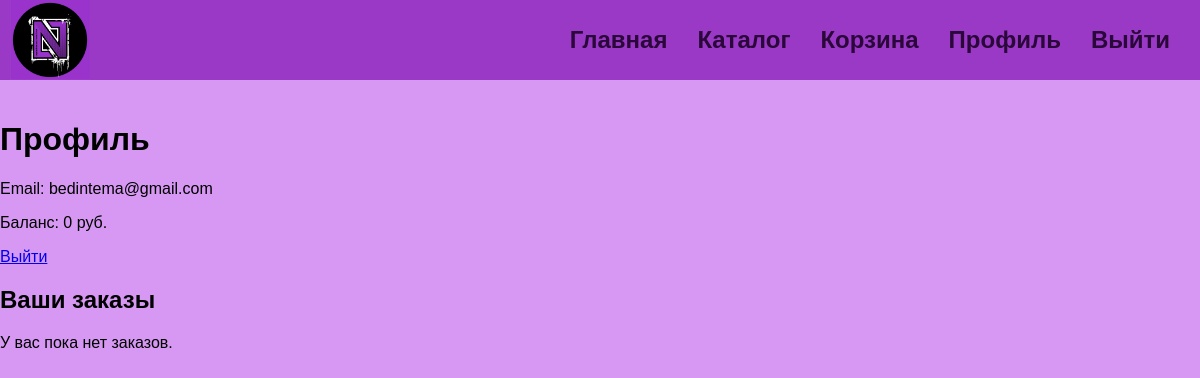
The page /profile (signed in) on the database as committed earlier.
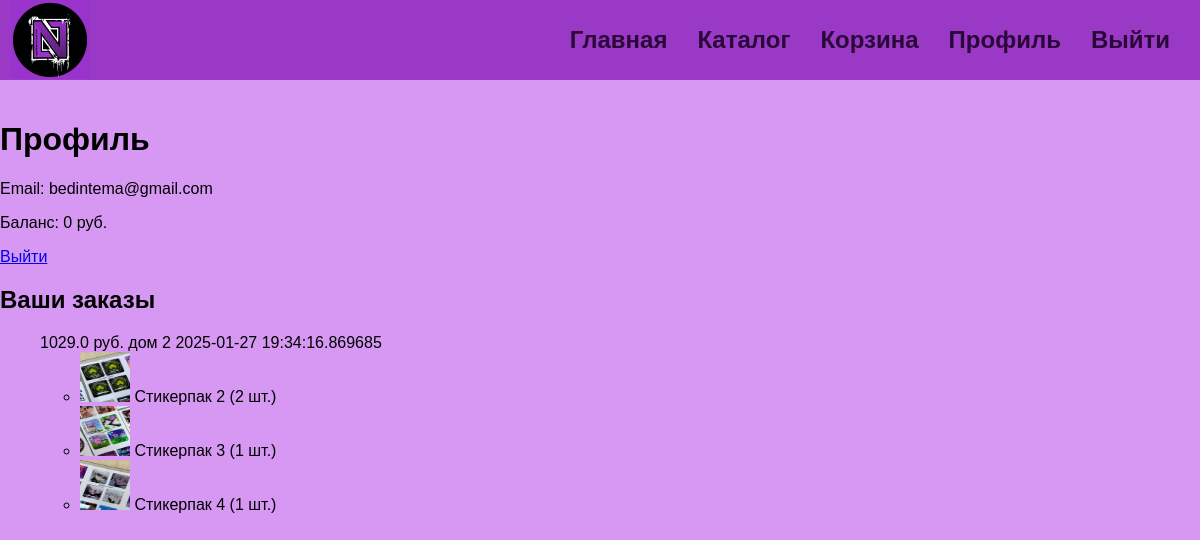
The same page on the database as committed later.
### app/models.py (models this page shows, shortened)
class User(db.Model, UserMixin):
    __tablename__ = 'users'
    id = db.Column(db.Integer, primary_key=True, autoincrement=True, unique=True)
    balance = db.Column(db.Integer, nullable=False, default=0)
    email = db.Column(db.String(255), nullable=False, unique=True)
    password = db.Column(db.String(255), nullable=False)

class Order(db.Model):
    id = db.Column(db.Integer, primary_key=True)
    user_id = db.Column(db.Integer, db.ForeignKey('users.id'), nullable=False)
    products = db.Column(db.Text, nullable=False)  # Список товаров в JSON-формате
    total_amount = db.Column(db.Float, nullable=False)
    address = db.Column(db.String(255), nullable=False)
    created_at = db.Column(db.DateTime, default=datetime.utcnow)
    user = db.relationship('User', backref='orders', lazy=True)

class Product(db.Model):
    __tablename__ = 'products'
    id = db.Column(db.Integer, primary_key=True, autoincrement=True, unique=True)
    name = db.Column(db.String(255))
    price = db.Column(db.Integer, nullable=False)
    img = db.Column(db.String(255))
    category = db.Column(db.String(255), nullable=False)

### app/routes/login.py (the view)
@bp.route('/profile')
@login_required
def profile():
    orders = Order.query.filter_by(user_id=current_user.id).all()
    orders_with_details = []
    for order in orders:
        products = json.loads(order.products)  # Распаковываем JSON из базы
        detailed_products = []
        for product_data in products:
            product = Product.query.get(product_data['id'])
            if product:
                detailed_products.append({
                    'id': product.id,
                    'name': product.name,
                    'img': product.img,
                    'quantity': product_data['quantity'],
                })
        orders_with_details.append({
            'id': order.id,
            'user': order.user,
            'total_amount': order.total_amount,
            'address': order.address,
            'created_at': order.created_at,
            'products': detailed_products,
        })
    return render_template('profile.html',
                           user=current_user,
                           orders_with_details=orders_with_details
                           )

### app/__init__.py (called while the page is built)
def create_app():
    app = Flask(__name__)
    app.config['SQLALCHEMY_DATABASE_URI'] = 'sqlite:///app.db'
    app.config['SECRET_KEY'] = os.environ.get('SECRET_KEY', 'secret-key')
    app.config['SWAGGER'] = {
        'title': 'Sticker Site API',
        'uiversion': 3
    }
    app.config['SESSION_TYPE'] = 'filesystem'
    db.init_app(app)
    migrate.init_app(app, db)
    login_manager.init_app(app)
    login_manager.login_view = 'site.login'
    Swagger(app)
    from .routes import dashboard, seed, site, login
    app.register_blueprint(seed.bp)
    app.register_blueprint(dashboard.bp)
    app.register_blueprint(site.bp)
    app.register_blueprint(login.bp)
    from app.models import User
    @login_manager.user_loader
    def load_user(user_id):
        return User.query.get(int(user_id))
    return app

### app/templates/profile.html
{% extends "base.html" %}
{% block content %}
    <h1>Профиль</h1>
    <p>Email: {{ user.email }}</p>
    <p>Баланс: {{ user.balance }} руб.</p>
    <a href="{{ url_for('log.logout') }}">Выйти</a>
    <h2>Ваши заказы</h2>
    {% if orders_with_details %}
        <ul>
            {% for order in orders_with_details %}
                <tr>
                    <td>{{ order.total_amount }} руб.</td>
                    <td>{{ order.address }}</td>
                    <td>{{ order.created_at }}</td>
                    <td>
                        <ul>
                        {% for item in order.products %}
                          <li>
                            <img src="{{ url_for('static', filename=item.img) }}" alt="{{ item.name }}" style="width: 50px; height: 50px;">
                            {{ item.name }} ({{ item.quantity }} шт.)
                          </li>
                        {% endfor %}
                        </ul>
                    </td>
                </tr>
            {% endfor %}
        </ul>
    {% else %}
        <p>У вас пока нет заказов.</p>
    {% endif %}
{% endblock %}

### app/templates/base.html (shortened to what this page needs)
<!DOCTYPE html>
<html lang="en">
    <head>
        <link rel="stylesheet" type="text/css" href="{{ url_for('static', filename='styles.css') }}">
    </head>
    <body>
    <header>
        <div class="logo">
            <img src="{{ url_for('static', filename='imgs/logo.gif') }}" alt="логотип" height="80px" width="80px">
            <nav>
                <a href="{{ url_for('site.main_page') }}"><h2>Главная</h2></a>
                <a id="catalog-link" onmouseover="showMenu()" onmouseout="scheduleHideMenu()"><h2>Каталог</h2></a>
                {% if current_user.is_authenticated %}
                    <a href="{{ url_for('site.cart') }}"><h2>Корзина</h2></a>
                    <a href="{{ url_for('log.profile') }}"><h2>Профиль</h2></a>
                    <a href="{{ url_for('log.logout') }}"><h2>Выйти</h2></a>
                {% else %}
                    <a href="{{ url_for('log.login') }}"><h2>Войти</h2></a>
                {% endif %}
            </nav>
        </div>
    </header>
    <main>
        {% block content %}{% endblock %}
    </main>
    </body>
</html>

### app/static/styles.css (style rules this page uses)
body { font-family: Arial, sans-serif; margin: 0; padding: 0; background-color: #d698f2; height: 500%; width: 100%; }
.logo { background: #9a39c6; height: 80px; width: 100%; padding: 0; margin: 0; position: fixed; display: flex; align-items: center; z-index: 1000; }
.logo img { margin-left: 10px; }
nav { margin-left: auto; margin-right: 20px; display: flex; gap: 10px; }
nav a { color: #2a0839; text-decoration: none; margin: 0 10px; cursor: pointer; position: relative; }
main { padding-top: 100px; padding-bottom: 20px; width: 100%; max-width: 1200px; margin: 0 auto; }

Rows that differ between the two databases and show on the page:
added Order: total_amount "1029.0", address "дом 2", created_at "2025-01-27 19:34:16.869685"
now on this page (row unchanged): Product: img (picture), name "Стикерпак 2", quantity "2"
now on this page (row unchanged): Product: img (picture), name "Стикерпак 3", quantity "1"
now on this page (row unchanged): Product: img (picture), name "Стикерпак 4", quantity "1"
Other text that changed with them:
text no longer shown: "У вас пока нет заказов."
